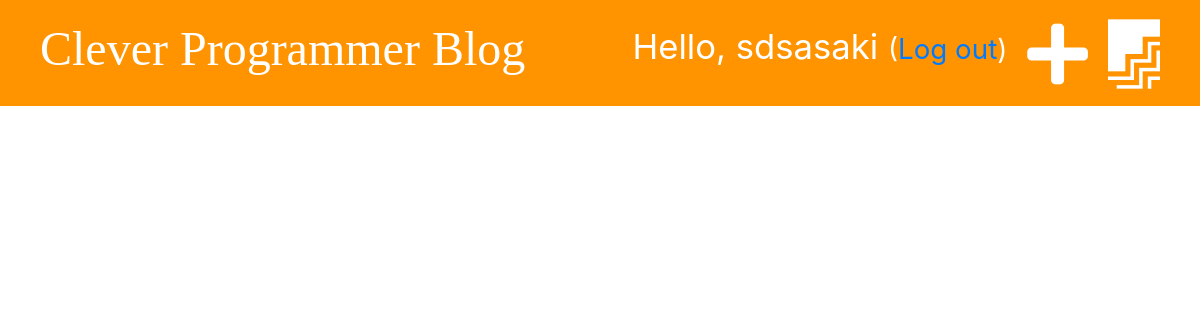
/drafts/ (signed in), run on an earlier commit of the app's database.
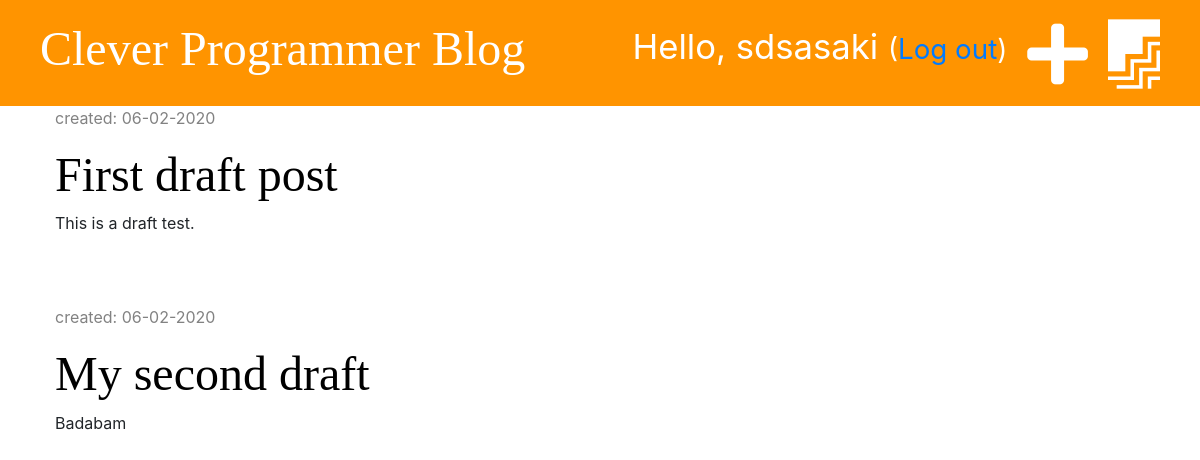
And on a later commit of the database.
### blog/models.py (models this page shows, shortened)
class Post(models.Model):
    author = models.ForeignKey('auth.User', on_delete=models.CASCADE)
    title = models.CharField(max_length=200)
    text = models.TextField()
    created_date = models.DateTimeField(default=timezone.now())
    published_date = models.DateTimeField(blank=True, null=True)

### blog/views.py (the view)
# urls.py: path('drafts/', views.post_draft_list, name='post_draft_list'),
@login_required
def post_draft_list(request):
    posts = Post.objects.filter(published_date__isnull=True).order_by('-created_date')
    stuff_for_frontend = {'posts': posts}
    return render(request, 'blog/post_draft_list.html', stuff_for_frontend)

### blog/templates/blog/post_draft_list.html (shortened to what this page needs)
{% extends 'blog/base.html' %}
{% block content %}
    {% for post in posts %}
        <div class="post">
            <p class="date">created: {{ post.created_date|date:'m-d-Y' }}</p>
            <h1><a href="{% url 'post_detail' pk=post.pk %}">{{ post.title }}</a></h1>
            <p>{{ post.text|truncatechars:50 }}</p>
        </div>
    {% endfor %}
{% endblock %}

What changed in the data, as far as the page shows it:
added Post: created_date "06-02-2020", title "First draft post", text "This is a draft test."
added Post: created_date "06-02-2020", title "My second draft", text "Badabam"
